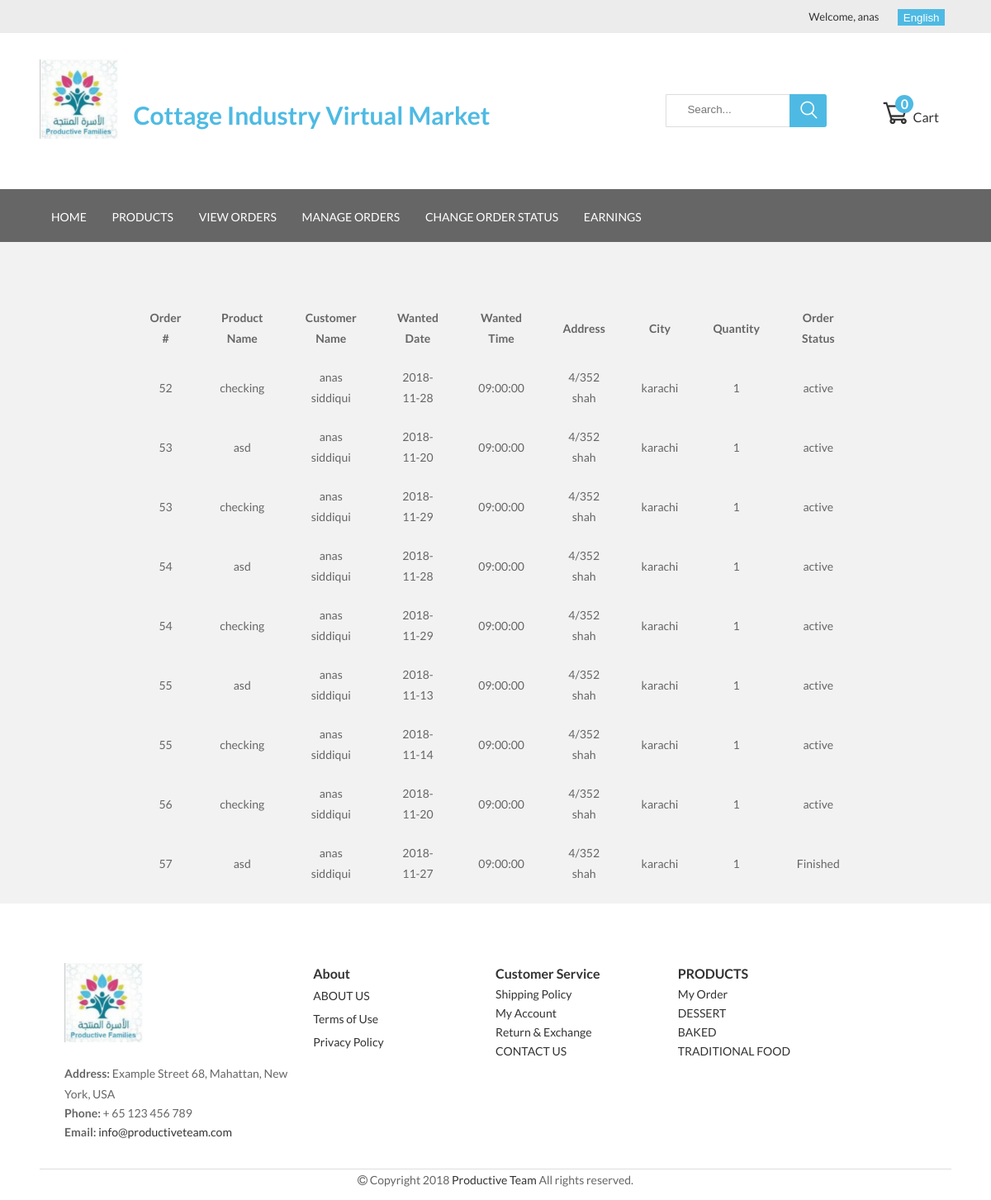
The app's page /vendors/view_orders.php (signed in) with its own data.
### tables this page shows
CREATE TABLE `products` (
  `id` int(11) NOT NULL,
  `name` varchar(50) DEFAULT NULL,
  `name_ar` varchar(50) NOT NULL,
  `description` varchar(500) DEFAULT NULL,
  `description_ar` varchar(500) NOT NULL,
  `price` int(11) DEFAULT NULL,
  `image` varchar(50) DEFAULT NULL,
  `date_added` datetime NOT NULL,
  `stock_id` int(11) DEFAULT NULL,
  `product_type_id` int(11) DEFAULT NULL,
  `added_by` int(11) NOT NULL
);

CREATE TABLE `order_products` (
  `order_id` int(11) NOT NULL,
  `product_id` int(11) NOT NULL,
  `quantity` int(10) NOT NULL,
  `unit_price` int(10) NOT NULL,
  `total_price` int(10) NOT NULL,
  `delivery_date` date NOT NULL,
  `delivery_time` varchar(255) NOT NULL,
  `custom_ingredients` varchar(1000) NOT NULL
);

CREATE TABLE `users` (
  `id` int(11) NOT NULL,
  `fname` varchar(20) NOT NULL,
  `lname` varchar(20) NOT NULL,
  `email` varchar(40) NOT NULL,
  `password` varchar(255) NOT NULL,
  `type` enum('admin','vendor','customer') NOT NULL
);

CREATE TABLE `orders` (
  `id` int(11) NOT NULL,
  `cust_id` int(11) NOT NULL,
  `address` text NOT NULL,
  `address2` text NOT NULL,
  `city` varchar(20) NOT NULL,
  `country` varchar(20) NOT NULL,
  `phone` int(11) NOT NULL,
  `pay_method` enum('0','1') NOT NULL DEFAULT '0',
  `order_date` datetime NOT NULL,
  `order_status` varchar(50) NOT NULL DEFAULT 'active'
);

### vendors/view_orders.php (the view, shortened to what this page needs)
<?php include '../includes/config.php';
include "header.php";
$query = "SELECT * FROM products p INNER JOIN order_products op ON p.id = op.product_id  INNER JOIN orders o
ON o.id = op.order_id INNER JOIN users u ON u.id = o.cust_id WHERE p.added_by = ".$_SESSION['u_id'] ." order by o.id";
$result = mysqli_query($con,$query);
?>
<div class="container">
    <section style="width: 80%; margin-left: 10%; margin-right:10%; margin-top: 5%">
        <table>
            <thead>
                <th><?php echo $lang['order']; ?> #</th>
                <th><?php echo $lang['product_name']; ?></th>
                <th><?php echo $lang['customer_name']; ?></th>
                <th><?php echo $lang['wanted_date']; ?></th>
                <th><?php echo $lang['wanted_time']; ?></th>
                <th><?php echo $lang['address']; ?></th>
                <th><?php echo $lang['city']; ?></th>
                <th><?php echo $lang['quantity']; ?></th>
                <th><?php echo $lang['order_status']; ?></th>
            </thead>
            <?php
                while($row = $result -> fetch_array()){
                        ?>
                        <tbody>
                        <td><?php echo $row['order_id']; ?></td>
                        <td><?php echo $row['name']; ?></td>
                        <td><?php echo $row['fname']." ".$row['lname']; ?></td>
                        <td><?php echo $row['delivery_date']; ?></td>
                        <td><?php echo $row['delivery_time']; ?></td>
                        <td><?php echo $row['address']; ?></td>
                        <td><?php echo $row['city']; ?></td>
                        <td><?php echo $row['quantity']; ?></td>
                        <td><?php echo $row['order_status']; ?></td>
                        </tbody>
                        <?php
                }
            ?>
        </table>
    </section>
</div>
<?php include '../vendors/footer.php'?>

### assets/css/style.css (style rules this page uses)
* { box-sizing: border-box; }
html { overflow-x: hidden; }
body { font-family: "Lato", sans-serif; font-size: 14px; line-height: 25px; color: #666666; width: 100%; margin: 0 auto; overflow-x: hidden; background-color: #f2f2f2; }
.container { padding: 12px; margin-left:3% !important; margin-right:3% !important; }

### vendors/view_orders.php (style rules this page uses)
th,td { padding: 10px 20px; text-align:center; }

### records on screen
products: order_products.order_id "52", name "checking", users.fname "anas", users.lname "siddiqui", order_products.delivery_date "2018-11-28", order_products.delivery_time "09:00:00", orders.address "4/352 shah", orders.city "karachi", order_products.quantity "1", orders.order_status "active", order_products.order_id "53", order_products.delivery_date "2018-11-29", order_products.order_id "54", order_products.order_id "55", order_products.delivery_date "2018-11-14", order_products.order_id "56", order_products.delivery_date "2018-11-20"
products: order_products.order_id "53", name "asd", users.fname "anas", users.lname "siddiqui", order_products.delivery_date "2018-11-20", order_products.delivery_time "09:00:00", orders.address "4/352 shah", orders.city "karachi", order_products.quantity "1", orders.order_status "active", order_products.order_id "54", order_products.delivery_date "2018-11-28", order_products.order_id "55", order_products.delivery_date "2018-11-13", order_products.order_id "57", order_products.delivery_date "2018-11-27", orders.order_status "Finished"

### other values on screen
$_SESSION['u_fname'] "anas"
$lang['webname'] "Cottage Industry Virtual Market"
$lang['cart'] "Cart"
$total_quantity "0"
$lang['home'] "HOME"
$lang['products'] "PRODUCTS"
$lang['view_orders'] "VIEW ORDERS"
$lang['manage_order'] "MANAGE ORDERS"
$lang['change_order_status'] "CHANGE ORDER STATUS"
$lang['order'] "Order"
$lang['product_name'] "Product Name"
$lang['customer_name'] "Customer Name"
$lang['wanted_date'] "Wanted Date"
$lang['wanted_time'] "Wanted Time"
$lang['address'] "Address"
